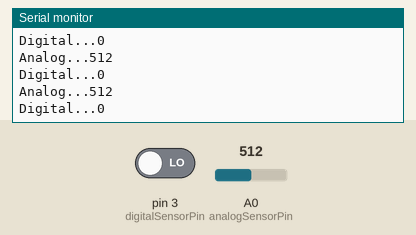
Recording of a sketch running on a simulated Arduino Uno, built with avr-gcc and run on an emulated ATmega328P. On the bench: the last lines printed to the serial monitor. The inputs (shaded band) are chosen by the test bench; at power-on: A0 (analogSensorPin) = 512, pin 3 (digitalSensorPin) LOW.

Above: at 1.2 s.
1.3 s: A0 (analogSensorPin) set to 716
At 2.02 s:
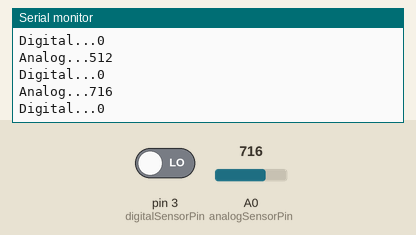
2.8 s: pin 3 (digitalSensorPin) driven HIGH
At 3.52 s:
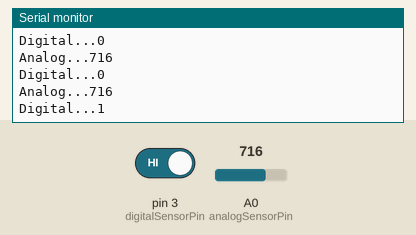
4.3 s: A0 (analogSensorPin) set to 900
At 4.42 s:
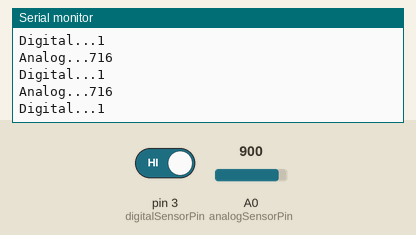
Timing chart, 0 to 7.3 s (numbered marks = the images above; inputs shaded):
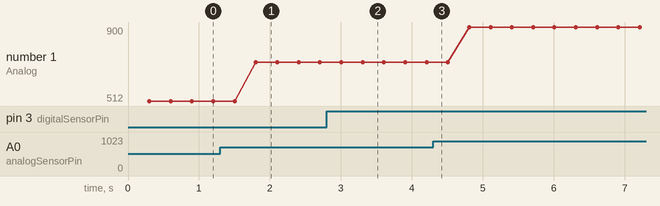

Measured:
- after the input at 1.3 s, the serial monitor: prints a new line after 0.50 s (image 1)
- after the input at 2.8 s, the serial monitor: prints a new line after 0.52 s (image 2)
- plotted number 1: 512 → 716 after the input at 1.3 s, 716 → 900 after the input at 4.3 s

The sketch:

AnalogSensor.ino
```cpp
int analogSensorPin = A0; // select the input pin for the potentiometer
int analogSensorValue = 0; // variable to store the value coming from the sensor

int digitalSensorPin = 3;
int digitalSensorValue = 0;// define numeric variables val

void setup ()
{
  Serial.begin (9600);
  pinMode (digitalSensorPin, INPUT);
}

void loop ()
{
  analogSensorValue = analogRead(analogSensorPin);
  digitalSensorValue = digitalRead(digitalSensorPin);

  delay(300);
  Serial.print("Analog...");
  Serial.println(analogSensorValue, DEC);

  Serial.print("Digital...");
  Serial.println(digitalSensorValue, DEC);
}
```
